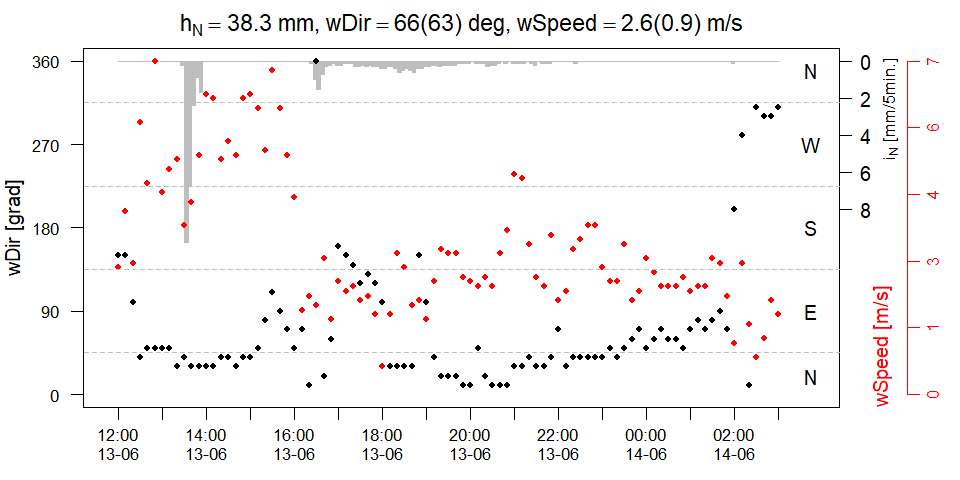

Reproduce this figure in R.
# function to grab rainfall data from ftp and d2w and add it to rain data base
updateRainDB <- function(rawdir,
                         rainDBname,
                         tBeg,
                         tEnd,
                         tFalseRainName,
                         login,
                         D2Wsid,
                         summerTime,
                         skip,
                         overwriteOldDB){
  # the function downloads a user-defined time period (days) and adds this data to the corresponding
  # rows of rainDB.
  # data sources are KWB ftp server for BWB gauges and Nivus device2web 
  # time staps in rainDB are always in winter time -> no winter/summer time change
  # times with false or dubious data are NOT automatically adjusted or ignored by the function, it
  # simply downloads whatever is in the source data (ftp, d2w). the user must identify false values
  # and modify them manually in rainDB. then, the time stamps where the false data were identified
  # are entered in tFalseRain. this will make the function avoid replacing those values with the
  # downloaded ones in case the user downloads the same time period again
  
  # column names in internal rainDB come from rainDB on disk. 
  # column name for KWB rain gauge must be 'KWB'
  # first column in all data sources must be time stamps. remaining columns contain rainfall
  # in the different rain gauges
  # decimal separator in BWB and KWB is ',', and is changed to '.' by function
  
  library(dplyr)
  library(RCurl)
  
  # control locale for the name of months in German
  if(Sys.getlocale(category="LC_TIME") != "German_Germany.1252")
    Sys.setlocale(category="LC_TIME", locale="German_Germany.1252")
  
  # read and format text file with time stamps of adjusted rain data
  tFalseRainPath <- paste(rawdir, tFalseRainName, sep='')
  tFalseRain <- scan(tFalseRainPath, what="character", sep="\n", quiet=TRUE)
  tFalseRain <- paste0(tFalseRain, ":00")
  tFalseRain <- format(as.POSIXct(tFalseRain,
                                  format="%d.%m.%Y %H:%M:%S",
                                  tz="Etc/GMT-1"),
                       format="%Y-%m-%d %H:%M")
  
  # read rainDB
  rdbPath <- paste(rawdir, rainDBname, sep='')
  rainDB <- read.table(rdbPath,
                       sep=";",
                       header=TRUE,
                       encoding="UTF-8",
                       colClasses="character",
                       stringsAsFactors=FALSE)
  
  # read BWB gauges for user-defined time window, format data and add to rainDB
  if(skip != "BWB"){
    
    # check ftp server for data availability
    {
      # make user time window
      userTW <- seq(from=as.Date(tBeg, format="%Y%m%d"),
                    to=as.Date(tEnd, format="%Y%m%d"),
                    by=1)+1 # +1 because on ftp server, rain data for day i are in file named i+1
      
      # read list of available files
      availDates <- unlist(strsplit(getURL('ftp://ftp.kompetenz-wasser.de/',
                                           userpwd=login),
                                    "\r*\n"))
      xx <- as.list(availDates[4:length(availDates)])
      availDates <- unlist(lapply(X=xx, FUN=substr, start=nchar(xx)-14, stop=nchar(xx)-9))
      availDates <- lapply(X=availDates,FUN=as.Date, format="%y%m%d")
      availDates <- do.call("c", availDates)
      
      # compare user-defined time frame with available dates
      index <- match(userTW, availDates)
      index <- index[!is.na(index)]
      availUser <- availDates[index]
      
      if(length(index)==0) stop("desired data are unavailable on ftp server")
    }
    
    # download available data from user time window and add to output data.frame
    {
      # make empty data frame for holding downloaded data from user-defined time window
      downloadedRain <- data.frame()
      
      # loop over available dates
      for(i in 1:length(availUser)){
        
        # data frame to temporarily store daily data 
        # (since this is how they're stored on ftp server)
        rainDay <- as.data.frame(matrix(nrow=0, 
                                        ncol=ncol(rainDB)-1,
                                        dimnames=list(NULL, 
                                                      names(rainDB)[names(rainDB) != 'KWB'])))
        
        # re-format date for pasting onto download string
        i2 <- format(availUser[i], "%y%m%d", tz="Etc/GMT-1")
        i2 <- format(availUser[i], "%y%m%d", tz="Europe/Berlin")
        
        # make download string
        read_url <- paste0('ftp://ftp.kompetenzwasser.de/',
                           "Regenschreiber_",
                           i2,
                           "_0810.txt")
        
        # read file from ftp server
        url_content <- getURL(read_url,
                              userpwd=login)
        
        # split content into lines
        content <- strsplit(url_content, split="\n")[[1]]
        
        # grab and split column names (1st element), removing 1st column name (time stamps)
        cnFTP <- content[1]
        cnFTP <- strsplit(x=cnFTP, split='\t')[[1]][-1]
        
        # remove whitespace from column names on downloaded data and rainDB
        cnFTP <- gsub(pattern=" ", replacement="", x=cnFTP)
        cnRainDB <- gsub(pattern=" ", replacement="", x=names(rainDB)[-1])
        
        # rempove 1st element (headers)
        content <- content[-1]
        
        # make data.frame for current day, including only rain gauges
        # contained in the version of rainDB on disk:
        
        # determine which columns to use (column with KWB rain gauge is left out by this,
        # because it doesn't exist in BWB data)
        useCol <- match(cnRainDB, cnFTP)
        useCol <- useCol[!is.na(useCol)]
        
        # since BWB data does not always have the same number of rows, loop length
        # must be determined by finding the row number of the last time stamp of
        # the current day
        
        # make vector of downloaded dates
        downloadedDates <- rep(NA, times=length(content))
        for(j in 1:length(content)){
          contentj           <- content[j]
          downloadedDates[j] <- strsplit(contentj, split="\t")[[1]][1]
        }
        downloadedDates <- as.Date(format(as.POSIXct(downloadedDates,
                                                     format="%d-%b-%y %H:%M:%S"),
                                          "%Y-%m-%d"), format="%Y-%m-%d")
        
        # current date
        datei <- as.Date(availUser[i], format="%Y-%m-%d")
        
        # current date. "-1" due to the day shift in the BWB data base
        datei <- as.Date(availUser[i], format="%Y-%m-%d")-1
        
        # row number of last time stamp of current day
        rowsdatei <- which(downloadedDates==datei)
        
        # if user wants to download last night's rain (availUser[i] == Sys.Date()),
        # then include all rows in content, otherwise include only rows until end of
        # current day
        if(availUser[i] != Sys.Date()){
          loopRows <- rowsdatei
        } else {
          loopRows <- 1:length(content)
        }
        
        # split content
        for(j in 1:length(loopRows)){
          contentsplt  <- strsplit(content[loopRows[j]], split="\t")[[1]]
          rowj         <- contentsplt[c(2, useCol)]
          rainDay[j, ] <- rowj
        }
        
        # remove potential NAs due to missing rows in rainDay
        rainDay <- filter(rainDay, !is.na(dateTime))
        
        # add new downloaded day
        downloadedRain <- rbind(downloadedRain, rainDay)
      }
      
      # change decimal separator from ',' to '.'
      downloadedRain <- data.frame(lapply(X=downloadedRain,
                                          FUN=function(a){gsub(pattern=',', 
                                                               replacement='.',
                                                               x=a)}),
                                   stringsAsFactors=FALSE)
      
      # bring time axis of downloaded BWB data to winter time (bringing summer time stamps
      # (tz="Europe/Berlin") to winter time (tz="Etc/GMT-1"). this is not necessary for KWB
      # rain gauge, since logger configuration is always winter time
      
      # for each year, make 5-min. time stamps of summer time in tz Berlin/Europe 
      # using range given by user. needed to shift BWB data to winter time
      tsSummer <- list()
      tsSummer <- apply(X=summerTime,
                        MARGIN=1,
                        FUN=function(a){
                          format(
                            seq(from=as.POSIXct(a['start'],
                                                format="%d-%b-%y %H:%M:%S %z",
                                                tz="Europe/Berlin"), 
                                to=as.POSIXct(a['end'],
                                              format="%d-%b-%y %H:%M:%S %z",
                                              tz="Europe/Berlin"), 
                                by=300),
                            tz="Europe/Berlin",
                            format="%d-%b-%y %H:%M:%S")
                        })
      names(tsSummer) <- summerTime$year
      tsSummer <- lapply(X=tsSummer, FUN=as.character)
      tsSummer <- unlist(tsSummer, use.names=FALSE)
      
      # find summer time stamps in downloaded BWB data (downloadedRain), 
      # checking against the summer time stamps of the corresponding years (tsSummer)
      
      # find year(s) of downloadedRain
      yearsdownloaded <- as.character(unique(format(as.POSIXct(downloadedRain$dateTime,
                                                               tz="Europe/Berlin",
                                                               format="%d-%b-%y %H:%M:%S"),
                                                    format="%Y")))
      
      # make index vector for all time stamps in downloadedRain
      indexAll    <- 1:nrow(downloadedRain)
      
      # try to match for summer time stamps in downloadedRain
      indexSummer <- match(tsSummer, downloadedRain$dateTime)
      indexSummer <- indexSummer[!is.na(indexSummer)]
      
      # did user download any summer time stamps?
      if(length(indexSummer) > 0){
        
        # if so, winter indexes are all indexes that are not summer. this includes the case
        # where all indexes are summer, in which case indexWinter has length 0 (integer(0))
        indexWinter <- indexAll[-indexSummer]
        
      } else { # if there are no summer indexes, there are only winter indexes
        
        indexWinter <- indexAll
      }
      
      # append "+0200" to summer time stamps and "+0100" to winter time stamps, in preparation
      # for conversion to tz="Etc/GMT-1"
      
      # append "+0200" to all summer time stamps, if they exist
      # (downloaded data may be only in winter)
      if(length(indexSummer) > 0){
        downloadedRain$dateTime[indexSummer] <-
          paste(downloadedRain$dateTime[indexSummer], "+0200")
      }
      
      # append "+0100" to all winter time stamps, if they exist
      # (downloaded data may be only in summer)
      if(length(indexWinter) > 0){
        downloadedRain$dateTime[indexWinter] <-
          paste(downloadedRain$dateTime[indexWinter], "+0100")
      }
      
      # convert to tz="Etc/GMT-1" and re-format to remove seconds (to match dateTime in rainDB)
      
      # format as Etc/GMT-1 to remove winter/summer time shift
      downloadedRain$dateTime <- format(as.POSIXct(downloadedRain$dateTime,
                                                   format="%d-%b-%y %H:%M:%S %z"),
                                        tz="Etc/GMT-1")
      
      # format dateTime as Y-m-d H:M
      downloadedRain$dateTime <- as.character(format(as.POSIXct(downloadedRain$dateTime,
                                                                tz="Etc/GMT-1",
                                                                format="%Y-%m-%d %H:%M:%S"),
                                                     tz="Etc/GMT-1",
                                                     format="%Y-%m-%d %H:%M"))
      
      # add downloadedRain to rainDB. ignore rows with false rain (corrected manually 
      # in rainDB):
      
      # match columns in downloadedRain and rainDB, removing dateTime column
      useCol2 <- match(names(downloadedRain)[-1], names(rainDB))
      
      # did user download time window including tFalseRain?
      indexFalse <- match(tFalseRain, downloadedRain$dateTime)
      indexFalse <- indexFalse[!is.na(indexFalse)]
      
      # if so, remove those rows from the downloaded data and add the remaining rows 
      # to rainDB
      if(length(indexFalse) > 0){ 
        downloadedRain <- downloadedRain[-indexFalse, ]
        index <- match(downloadedRain$dateTime, rainDB$dateTime)
        rainDB[index, useCol2] <- downloadedRain[, -1]
        
        # if not, simply add downloaded data to rainDB
      } else {               
        index <- match(downloadedRain$dateTime, rainDB$dateTime)
        rainDB[index, useCol2] <- downloadedRain[, -1]
      }
    }
  }
  
  # read KWB rain gauge in Bruno-Bürgel-Weg for user-defined time window, format data and add to rainDB
  if(skip != "KWB"){
    # download d2w data
    t2 <- as.POSIXct(tEnd, format="%Y%m%d", tz="Etc/GMT-1")
    t1 <- as.POSIXct(tBeg, format="%Y%m%d", tz="Etc/GMT-1")
    tPeriod <- as.numeric(t2 - t1)
    tPeriod <- tPeriod+1
    
    url <- paste0("https://www.nivulog.nivus-d2w.com/download.tsv?","sid=",
                  D2Wsid,
                  "&start=",
                  format(t1, format="%d.%m.%Y", tz="Etc/GMT-1"),
                  "%2000:00:00&",
                  "periode=",
                  tPeriod,
                  "&mode=0&separator=9&nrformat=-1&timeformat=-1&dateformat=-1&sitenames=0&site0=A8FE7F82188FFB73&tag0=00005200&field0=ch1&cont0=6&tp0=-5&units0=")
    tempFile <- paste0(rawdir, "temp_d2w.txt")
    
    # download data onto temporary file
    download.file(url, tempFile, quiet=TRUE)
    
    # check data downloaded from d2w. use first item of downloaded file to check
    char1 <- scan(tempFile, what="character", nmax=1, quiet=TRUE)
    d2wOK <- grepl(pattern="?at*/*", x = char1)
    
    # if data downloaded from d2w are ok, read and format downloaded file, and add data to 
    # rainDB
    if(d2wOK){
      
      # read and delete temporary file
      tempKWB <- read.table(tempFile,
                            header=TRUE,
                            sep="\t",
                            colClasses=c("character", "numeric"),
                            col.names=c('dateTime', 'KWB'),
                            dec=",",
                            stringsAsFactors=FALSE)
      file.remove(tempFile)
      
      # format time stamps
      tempKWB$dateTime <- as.character(format(as.POSIXct(as.character(tempKWB$dateTime),
                                                         format="%d.%m.%Y %H:%M:%S",
                                                         tz="Etc/GMT-1"),
                                              "%Y-%m-%d %H:%M"))
      
      # add tempBBW to rainDB. ignore rows with false rain (were corrected manually in 
      # rainDB):
      
      # match columns in downloadedRain and rainDB, removing dateTime column
      useCol3 <- match(names(tempKWB)[-1], names(rainDB))
      
      # did user download time window including tFalseRain?
      indexFalse <- match(tFalseRain, tempKWB$dateTime)
      indexFalse <- indexFalse[!is.na(indexFalse)]
      
      # if so, remove those rows from the downloaded data and add the remaining 
      # rows to rainDB
      if(length(indexFalse) > 0){
        tempKWB  <- tempKWB[-indexFalse, ]
        index <- match(tempKWB$dateTime, rainDB$dateTime)
        rainDB[index, useCol3] <- tempKWB[, -1]
        
        # if not, simply add downloaded data to rainDB
      } else {               
        index <- match(tempKWB$dateTime, rainDB$dateTime)
        index <- index[!is.na(index)]
        rainDB[index, useCol3] <- tempKWB[, -1]
      }
      
    } else {
      stop("file downloaded from d2w seems strange...please check temp_d2w.txt\nmaybe new D2Wsid required")
    }
  }
  
  # write new rainDB
  if(overwriteOldDB){
    write.table(rainDB,
                file=paste0(rawdir, rainDBname),
                quote=FALSE,
                sep=";",
                row.names=FALSE,
                fileEncoding="UTF-8")
  } else {
    write.table(rainDB,
                file=paste0(rawdir,
                            sub(pattern = '.txt', replacement = '', x = rainDBname),
                            "_new.txt"),
                quote=FALSE,
                sep=";",
                row.names=FALSE,
                fileEncoding="UTF-8")
  }
}

# download temperature from DWD
updateWeatherDB <- function(rawdir, dbName, 
                            dwdStationID, dwdCols,
                            overwriteOldDB){
  
  # as in rainDB, first column must be time stamps
  # dwdCols must be in same order as in target data base (db)
  
  # set working directory
  setwd(rawdir)
  
  # read db on disk
  db <- read.table(dbName, 
                   header=TRUE,
                   sep=';',
                   colClasses='character')
  
  # format columns
  db[2:ncol(db)] <- apply(X=db[2:ncol(db)], 
                          MARGIN=2,
                          FUN=as.numeric)
  
  # download data from DWD ftp Server
  if(grepl(pattern='temp', x=dbName)){
    url <- paste('ftp://opendata.dwd.de/climate_environment/CDC/observations_germany/climate/10_minutes/air_temperature/recent/10minutenwerte_TU_00',
                 dwdStationID, '_akt.zip',
                 sep='')
  } else {
    if(grepl(pattern='wind', x=dbName)){
      url <- paste('ftp://opendata.dwd.de/climate_environment/CDC/observations_germany/climate/10_minutes/wind/recent/10minutenwerte_wind_00', 
                   dwdStationID, '_akt.zip',
                   sep='')
    } else {
      if(grepl(pattern='solar', x=dbName)){
        url <- paste('ftp://opendata.dwd.de/climate_environment/CDC/observations_germany/climate/10_minutes/solar/recent/10minutenwerte_SOLAR_00',
                     dwdStationID, '_akt.zip',
                     sep='')
      } else {
        stop('dbName must contain either "wind", "temp" or "solar"')
      }
    }
  }
  
  destfile <- 'download.zip'
  download.file(url, destfile, quiet=TRUE)
  unzip('download.zip', files = NULL, list = FALSE, overwrite = TRUE,
        junkpaths = FALSE, exdir = getwd(), unzip = "internal",
        setTimes = FALSE)
  file.remove('download.zip')
  unzipped = list.files(pattern="produkt_")
  
  # read downloaded table 
  downloaded <- read.table(unzipped,
                           header=TRUE,
                           sep=';',
                           colClasses='character',
                           stringsAsFactors=FALSE)
  
  # remove unzipped file
  file.remove(unzipped)
  
  # leave only user-selected columns in downloaded
  downloaded <- downloaded[, dwdCols]
  
  # 
  names(downloaded) <- names(db)
  
  # format dateTime
  downloaded[[1]] <- as.character(format(as.POSIXct(downloaded[[1]],
                                                    format="%Y%m%d%H%M", 
                                                    tz="Etc/GMT-1"), 
                                         "%Y-%m-%d %H:%M", 
                                         tz="Etc/GMT-1"))
  
  # match time stamps between db on disk and downloaded in order to
  # keep only the rows in donwloaded that match db
  rowIndex <- match(db$dateTime, downloaded[[1]])
  rowIndex <- rowIndex[!is.na(rowIndex)]
  downloaded <- downloaded[rowIndex, ]
  
  # assign the new downloaded to the corresponding rows in db
  index <- match(downloaded$dateTime, db$dateTime)
  index <- index[!is.na(index)]
  db[index, -1] <- downloaded[, -1]
  
  # write new tempDB
  if(overwriteOldDB){
    write.table(db,
                file=paste(rawdir, dbName, sep=''),
                quote=FALSE,
                sep=";",
                row.names=FALSE,
                fileEncoding="UTF-8")
  } else {
    write.table(db,
                file=paste0(rawdir,
                       sub(pattern = '.txt', replacement = '', x = dbName),
                       "_new.txt"),
                quote=FALSE,
                sep=";",
                row.names=FALSE,
                fileEncoding="UTF-8")
  }
}

# read weather data base
readWeatherDB <- function(rawdir, dbName, naStrings){
  
  # make path to weather data base (db)
  dbPath <- paste(rawdir, dbName, sep='')
  
  # check that 1st column is dateTime
  dateTime1 <- scan(dbPath, what="character", nmax=1, quiet=TRUE)
  if(strsplit(dateTime1, split=';')[[1]][1] != 'dateTime')
    stop('First column of weather data base file must contain time stamps (%Y-%m-%d %H:%M)\nand have column name "dateTime"')
  
  db <- read.table(dbPath,
                   sep=";",
                   header=TRUE,
                   encoding="UTF-8",
                   colClasses="character",
                   na.strings=naStrings)
  
  # format dateTime
  db$dateTime <- as.POSIXct(db$dateTime,
                            format="%Y-%m-%d %H:%M",
                            tz="Etc/GMT-1")
  
  db[2:ncol(db)] <- apply(db[2:ncol(db)], FUN=as.numeric, MARGIN=2)
  
  return(db)
}

# look at rainfall, multiple gauges
checkRain <- function(rainData, tBeg, tEnd, dt, dy, gauges, col, pch, lty){
  
  # filter data
  tBeg <- as.POSIXct(tBeg, format="%Y-%m-%d %H:%M", tz="Etc/GMT-1")
  tEnd <- as.POSIXct(tEnd, format="%Y-%m-%d %H:%M", tz="Etc/GMT-1")
  rainSel <- rainData[rainData$dateTime >= tBeg & rainData$dateTime <= tEnd, 
                      c('dateTime', gauges)]
  
  # make axes
  tAx <- seq(tBeg, tEnd, by=dt)
  rainMax <- max(rainSel[2:ncol(rainSel)], na.rm=TRUE)
  rainAx <- seq(0, rainMax, by=dy)
  
  # plot
  windows(height=4, width=7)
  par(mar=c(3,4,1,3))
  plot(rainSel$dateTime, rainSel[[2]], xlim=c(tBeg, tEnd), type="p", pch=NA,
       axes=FALSE, xlab="", ylab="", main=,
       ylim=c(0, rainMax))
  
  for(i in 1:length(gauges)){
    lines(rainSel[, c('dateTime', gauges[i])],
          col=col[i], pch=pch[i])
  }
  legend(x=par('usr')[2]-(par('usr')[2]-par('usr')[1])*0.3, 
         y=par('usr')[4]-(par('usr')[4]-par('usr')[3])*0.1,
         legend=gauges,
         col=col,
         lty=lty,
         pch=pch)
  axis(1, at=tAx, labels=format(tAx, format="%H:%M\n%d-%m"), padj=.45, cex.axis=1.2)
  axis(2, las=2, at=rainAx, labels=round(rainAx, digits=1))
  mtext('Rainfall [mm/5min.]', side=2, line=2.5)
  box()
}

# plot and compute statistics for weather data, filtering out time intervals without rain
# within the event. tBeg and tEnd are the start and end time of the full event, not the
# individual parts
checkWeather <- function(tBeg, tEnd, dt,
                         rainData, windData, tempData,
                         rainScale,
                         rainGauge){
  # format start and end times
  tEnd <- as.POSIXct(tEnd, format = "%Y-%m-%d %H:%M", tz="Etc/GMT-1")
  tBeg <- as.POSIXct(tBeg, format = "%Y-%m-%d %H:%M", tz="Etc/GMT-1")
  
  # grab only desired event
  rainEvent <- rainData[(rainData$dateTime >= tBeg) & (rainData$dateTime <= tEnd),
                        c('dateTime', rainGauge)]
  windEvent <-windData[(windData$dateTime >= tBeg) & (windData$dateTime <= tEnd), ]
  tempEvent <- tempData[tempData$dateTime >= tBeg & tempData$dateTime <= tEnd, ]
  
  
  # bring all data to same time axis though linear interpolation
  intWspeedEvent <- as.data.frame(approx(x=windEvent$dateTime,
                                         y=windEvent$wSpeed,
                                         xout=rainEvent$dateTime))
  intWdirEvent <- as.data.frame(approx(x=windEvent$dateTime,
                                       y=windEvent$wDirection,
                                       xout=rainEvent$dateTime))
  intTempEvent <- as.data.frame(approx(x=tempEvent$dateTime,
                                       y=tempEvent$Temperature,
                                       xout=rainEvent$dateTime))
  
  # grab temperature and wind from rows where rain>0
  index <- which(rainEvent[, rainGauge] > 0)
  ws <- intWspeedEvent[index, ]
  wd <- intWdirEvent[index, ]
  tt <- intTempEvent[index, ]
  
  
  # make statistics of these data
  xx <- sum(rainEvent[, rainGauge], na.rm=TRUE)
  cat("rain depth =", round(xx, digits=1), "mm\n")
  
  xx <- mean(ws$y, na.rm=TRUE)
  sdxx <- sd(ws$y, na.rm=TRUE)
  cat("wind speed =", round(xx, digits=1), "+/-", round(sdxx, digits=2), "m/s\n")
  
  xx <- mean(wd$y, na.rm=TRUE)
  sdxx <- sd(wd$y, na.rm=TRUE)
  cat("wind dir. =", round(xx, digits=1), "+/-", round(sdxx, digits=2), "deg\n")
  
  
  xx <- mean(tt$y, na.rm=TRUE)
  sdxx <- sd(tt$y, na.rm=TRUE)
  cat("air temp. =", round(xx, digits=1), "+/-", round(sdxx, digits=2), "degC\n")
  
  # sort data to avoid inexplicable line connecting last and first point in plot
  windEvent <- windEvent[order(windEvent$dateTime), ] 
  
  # scale wSpeed
  scaleSpeed <- 360/max(c(windEvent$wSpeed, windEvent$wSpeed), na.rm=TRUE)
  tAx <- seq(tBeg, tEnd, by=dt)
  
  windows(height=4, width=8)
  par(mar=c(3, 3.5, 2, 5))
  plot(windEvent$dateTime, windEvent$wDirection, xlim=c(tBeg-0.01*(tEnd-tBeg),
                                                        tEnd+0.05*(tEnd-tBeg)),
       type="p", pch=20, axes=FALSE, xlab="", ylab="",
       main='',
       ylim=c(0, 360)); box()
  addRain(raindat=rainEvent, ymax=360, scale=rainScale, color="grey",
          rainGauge=rainGauge)
  lines(windEvent$dateTime, windEvent$wDirection, pch=20, type="p")
  lines(windEvent$dateTime, windEvent$wSpeed*scaleSpeed, pch=20, type="p", col="red")
  axis(1, at=tAx, labels=format(tAx, format="%H:%M\n%d-%m"), padj=.25, cex.axis=0.8)
  axis(2, las=2, at=seq(0, 360, by=90), cex.axis=0.8)
  axis(4, las=3.5, at=seq(0, 360, length=6), cex.axis=0.8, col="red", col.axis="red",
       lab=round(seq(0, 360, length=6)/scaleSpeed, digits=0), mgp = c(0,2.5,2.8))
  mtext("wDir [grad]", side=2, line=2.5)
  mtext("wSpeed [m/s]", side=4, line=1, col="red", padj = .25, adj = 0)
  abline(h=c(45, 135, 225, 315), lty=2, col="grey")
  text(c("N", "E", "S", "W", "N"), x=tEnd-0.05*(tBeg-tEnd), y=c(20, 90, 180, 270, 350))
  eq <-
    bquote(paste(h[N] == .(sum(rainEvent[, rainGauge], na.rm=TRUE)), " mm, ",
                 wDir == .(round(mean(wd$y, na.rm=TRUE), digits=0)), "(",
                 .(round(sd(wd$y, na.rm=TRUE), digits=0)), ") deg, ",
                 wSpeed == .(round(mean(ws$y, na.rm=TRUE), digits=1)), "(",
                 .(round(sd(ws$y, na.rm=TRUE), digits=1)),") m/s"))
  title(main=eq)
}

# add rain to existing plot as upside-down bars
addRain <- function(raindat, ymax, scale, color, rainGauge){
  for(i in 1:(nrow(raindat)-1)){
    x0 <- raindat[[1]][i]
    x1 <- raindat[[1]][i+1]
    y1 <- raindat[i, rainGauge]
    
    polygon(x=c(x0, x0, x1, x1),
            y=c(ymax, -y1*scale + ymax, -y1*scale + ymax, ymax),
            col=color, border=color)
  }
  
  iNmax  <- max(raindat[, rainGauge], na.rm=TRUE)
  
  if(iNmax < 0.5)
  {
    iNby <- 0.1
    
  } else {
    
    if(iNmax < 1)
    {
      iNby <- 0.2
      
    } else {
      
      if(iNmax < 2)
      {
        
        iNby <- 0.5
        
      } else {
        
        if(iNmax < 5)
        {
          iNby <- 1
          
        } else {
          
          iNby <- 2
        }
      }
    }
  }
  
  rAx    <- -seq(0, iNmax, by=iNby)*scale + ymax
  rAxLab <- round(seq(0, iNmax, by=iNby), digits=1)
  
  axis(4, las=2, at=rAx, labels=rAxLab, hadj=0.3)
  mtext(expression(paste(i[N], " [mm/5min.]")), side=4, line=1.6, at=ymax, adj=1, cex=0.8)
}

# compute angle of attack of wind to facade
angleAttack <- function(facadeOrientation, windDir){
  
  dalpha <- abs(windDir - facadeOrientation)
  
  # two cases = dalpha < 180 of dalpha > 180
  if(dalpha < 180){
    
    aa <- ifelse(dalpha>=90, 0, abs(90-dalpha))
    
  } else {
    
    # for dalpha > 180, subtract 360 to bring alpha to first quadrant of cartesian plane
    dalpha2 <- abs(dalpha - 360)
    aa <- ifelse(dalpha2 >= 90, 0, abs(90-dalpha2))
  }
  
  return(aa)
}
